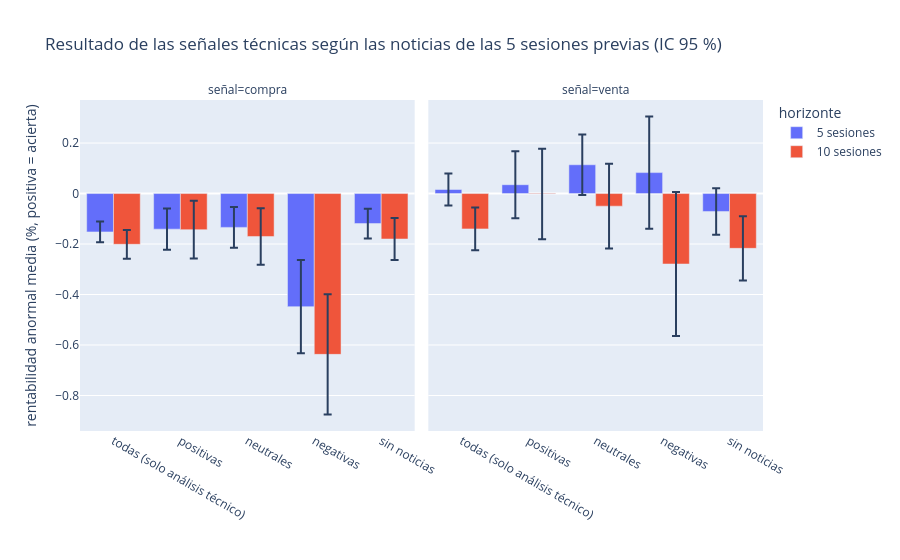

The code cell stored with this chart in its notebook:
### Markdown cell above
En un gráfico: la rentabilidad anormal media de cada grupo y de todas las señales, con su intervalo del 95 % (ventana de 5 sesiones, colas recortadas).

### Code cell
medias = pd.concat({
    f"{horizonte} sesiones": resumen_por_grupo(f"a_{horizonte}_recortada") for horizonte in HORIZONTES
}, names=["horizonte", "senal", "grupo"]).reset_index()
medias["error (%)"] = medias["media (%)"] - medias["IC 95 % inferior"]
grafico = px.bar(medias, x="grupo", y="media (%)", error_y="error (%)", color="horizonte", barmode="group", facet_col="senal",
                 category_orders={"grupo": ORDEN_CON_REFERENCIA, "senal": ["compra", "venta"]},
                 labels={"media (%)": "rentabilidad anormal media (%, positiva = acierta)", "grupo": "", "senal": "señal"},
                 title="Resultado de las señales técnicas según las noticias de las 5 sesiones previas (IC 95 %)")
grafico.show(renderer="plotly_mimetype")

### Figure 1 — Plotly figure (JSON) as saved in the notebook; plotly's stock layout.template omitted (floating-point values rounded to 4 significant figures)
{"data": [{"alignmentgroup": "True", "error_y": {"array": [0.041, 0.082, 0.081, 0.185, 0.059]}, "hovertemplate": "horizonte=5 sesiones<br>señal=compra<br>=%{x}<br>rentabilidad anormal media (%, positiva = acierta)=%{y}<extra></extra>", "legendgroup": "5 sesiones", "marker": {"color": "#636efa", "pattern": {"shape": ""}}, "name": "5 sesiones", "offsetgroup": "5 sesiones", "orientation": "v", "showlegend": true, "textposition": "auto", "type": "bar", "x": ["todas (solo análisis técnico)", "positivas", "neutrales", "negativas", "sin noticias"], "xaxis": "x", "y": [-0.152, -0.141, -0.134, -0.448, -0.119], "yaxis": "y"}, {"alignmentgroup": "True", "error_y": {"array": [0.063, 0.133, 0.12, 0.222, 0.092]}, "hovertemplate": "horizonte=5 sesiones<br>señal=venta<br>=%{x}<br>rentabilidad anormal media (%, positiva = acierta)=%{y}<extra></extra>", "legendgroup": "5 sesiones", "marker": {"color": "#636efa", "pattern": {"shape": ""}}, "name": "5 sesiones", "offsetgroup": "5 sesiones", "orientation": "v", "showlegend": false, "textposition": "auto", "type": "bar", "x": ["todas (solo análisis técnico)", "positivas", "neutrales", "negativas", "sin noticias"], "xaxis": "x2", "y": [0.016, 0.035, 0.114, 0.083, -0.071], "yaxis": "y2"}, {"alignmentgroup": "True", "error_y": {"array": [0.057, 0.114, 0.112, 0.238, 0.083]}, "hovertemplate": "horizonte=10 sesiones<br>señal=compra<br>=%{x}<br>rentabilidad anormal media (%, positiva = acierta)=%{y}<extra></extra>", "legendgroup": "10 sesiones", "marker": {"color": "#EF553B", "pattern": {"shape": ""}}, "name": "10 sesiones", "offsetgroup": "10 sesiones", "orientation": "v", "showlegend": true, "textposition": "auto", "type": "bar", "x": ["todas (solo análisis técnico)", "positivas", "neutrales", "negativas", "sin noticias"], "xaxis": "x", "y": [-0.201, -0.143, -0.17, -0.637, -0.18], "yaxis": "y"}, {"alignmentgroup": "True", "error_y": {"array": [0.085, 0.179, 0.168, 0.285, 0.127]}, "hovertemplate": "horizonte=10 sesiones<br>señal=venta<br>=%{x}<br>rentabilidad anormal media (%, positiva = acierta)=%{y}<extra></extra>", "legendgroup": "10 sesiones", "marker": {"color": "#EF553B", "pattern": {"shape": ""}}, "name": "10 sesiones", "offsetgroup": "10 sesiones", "orientation": "v", "showlegend": false, "textposition": "auto", "type": "bar", "x": ["todas (solo análisis técnico)", "positivas", "neutrales", "negativas", "sin noticias"], "xaxis": "x2", "y": [-0.14, -0.002, -0.05, -0.279, -0.217], "yaxis": "y2"}], "layout": {"annotations": [{"font": {}, "showarrow": false, "text": "señal=compra", "x": 0.245, "xanchor": "center", "xref": "paper", "y": 1.0, "yanchor": "bottom", "yref": "paper"}, {"font": {}, "showarrow": false, "text": "señal=venta", "x": 0.755, "xanchor": "center", "xref": "paper", "y": 1.0, "yanchor": "bottom", "yref": "paper"}], "barmode": "group", "legend": {"title": {"text": "horizonte"}, "tracegroupgap": 0}, "title": {"text": "Resultado de las señales técnicas según las noticias de las 5 sesiones previas (IC 95 %)"}, "xaxis": {"anchor": "y", "categoryarray": ["todas (solo análisis técnico)", "positivas", "neutrales", "negativas", "sin noticias"], "categoryorder": "array", "domain": [0.0, 0.49], "title": {"text": ""}}, "xaxis2": {"anchor": "y2", "categoryarray": ["todas (solo análisis técnico)", "positivas", "neutrales", "negativas", "sin noticias"], "categoryorder": "array", "domain": [0.51, 1.0], "matches": "x", "title": {"text": ""}}, "yaxis": {"anchor": "x", "domain": [0.0, 1.0], "title": {"text": "rentabilidad anormal media (%, positiva = acierta)"}}, "yaxis2": {"anchor": "x2", "domain": [0.0, 1.0], "matches": "y", "showticklabels": false}}}
